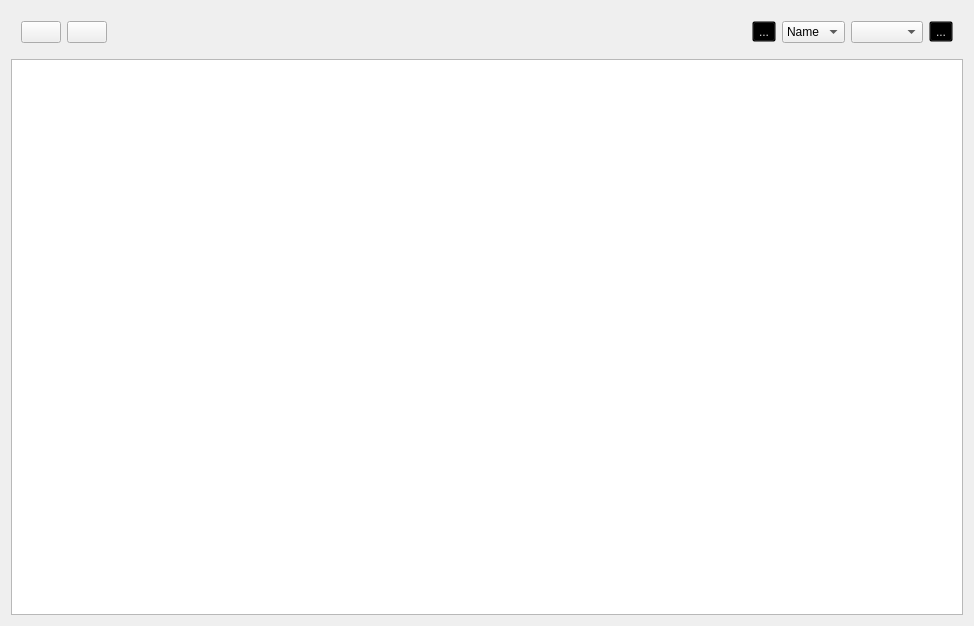
<?xml version="1.0" encoding="UTF-8"?>
<ui version="4.0">
 <class>Form</class>
 <widget class="QWidget" name="Form">
  <property name="geometry">
   <rect>
    <x>0</x>
    <y>0</y>
    <width>974</width>
    <height>626</height>
   </rect>
  </property>
  <property name="windowTitle">
   <string>Form</string>
  </property>
  <layout class="QVBoxLayout" name="verticalLayout">
   <item>
    <layout class="QHBoxLayout" name="horizontalLayout_13">
     <property name="leftMargin">
      <number>10</number>
     </property>
     <property name="topMargin">
      <number>10</number>
     </property>
     <property name="rightMargin">
      <number>10</number>
     </property>
     <property name="bottomMargin">
      <number>10</number>
     </property>
     <item>
      <widget class="QPushButton" name="btn_back">
       <property name="text">
        <string/>
       </property>
       <property name="icon">
        <iconset resource="../resources/resources.qrc">
         <normaloff>:/icons/cil-arrow-left.png</normaloff>:/icons/cil-arrow-left.png</iconset>
       </property>
      </widget>
     </item>
     <item>
      <widget class="QPushButton" name="btn_forward">
       <property name="text">
        <string/>
       </property>
       <property name="icon">
        <iconset resource="../resources/resources.qrc">
         <normaloff>:/icons/cil-arrow-right.png</normaloff>:/icons/cil-arrow-right.png</iconset>
       </property>
      </widget>
     </item>
     <item>
      <spacer name="horizontalSpacer">
       <property name="orientation">
        <enum>Qt::Orientation::Horizontal</enum>
       </property>
       <property name="sizeHint" stdset="0">
        <size>
         <width>40</width>
         <height>20</height>
        </size>
       </property>
      </spacer>
     </item>
     <item>
      <widget class="QToolButton" name="btn_gallery_sortDir">
       <property name="palette">
        <palette>
         <active>
          <colorrole role="WindowText">
           <brush brushstyle="SolidPattern">
            <color alpha="255">
             <red>221</red>
             <green>221</green>
             <blue>221</blue>
            </color>
           </brush>
          </colorrole>
          <colorrole role="Button">
           <brush brushstyle="SolidPattern">
            <color alpha="0">
             <red>0</red>
             <green>0</green>
             <blue>0</blue>
            </color>
           </brush>
          </colorrole>
          <colorrole role="Text">
           <brush brushstyle="SolidPattern">
            <color alpha="255">
             <red>221</red>
             <green>221</green>
             <blue>221</blue>
            </color>
           </brush>
          </colorrole>
          <colorrole role="ButtonText">
           <brush brushstyle="SolidPattern">
            <color alpha="255">
             <red>221</red>
             <green>221</green>
             <blue>221</blue>
            </color>
           </brush>
          </colorrole>
          <colorrole role="Base">
           <brush brushstyle="SolidPattern">
            <color alpha="0">
             <red>0</red>
             <green>0</green>
             <blue>0</blue>
            </color>
           </brush>
          </colorrole>
          <colorrole role="Window">
           <brush brushstyle="SolidPattern">
            <color alpha="0">
             <red>0</red>
             <green>0</green>
             <blue>0</blue>
            </color>
           </brush>
          </colorrole>
          <colorrole role="PlaceholderText">
           <brush brushstyle="SolidPattern">
            <color alpha="128">
             <red>221</red>
             <green>221</green>
             <blue>221</blue>
            </color>
           </brush>
          </colorrole>
          <colorrole role="Accent">
           <brush brushstyle="SolidPattern">
            <color alpha="0">
             <red>0</red>
             <green>0</green>
             <blue>0</blue>
            </color>
           </brush>
          </colorrole>
         </active>
         <inactive>
          <colorrole role="WindowText">
           <brush brushstyle="SolidPattern">
            <color alpha="255">
             <red>221</red>
             <green>221</green>
             <blue>221</blue>
            </color>
           </brush>
          </colorrole>
          <colorrole role="Button">
           <brush brushstyle="SolidPattern">
            <color alpha="0">
             <red>0</red>
             <green>0</green>
             <blue>0</blue>
            </color>
           </brush>
          </colorrole>
          <colorrole role="Text">
           <brush brushstyle="SolidPattern">
            <color alpha="255">
             <red>221</red>
             <green>221</green>
             <blue>221</blue>
            </color>
           </brush>
          </colorrole>
          <colorrole role="ButtonText">
           <brush brushstyle="SolidPattern">
            <color alpha="255">
             <red>221</red>
             <green>221</green>
             <blue>221</blue>
            </color>
           </brush>
          </colorrole>
          <colorrole role="Base">
           <brush brushstyle="SolidPattern">
            <color alpha="0">
             <red>0</red>
             <green>0</green>
             <blue>0</blue>
            </color>
           </brush>
          </colorrole>
          <colorrole role="Window">
           <brush brushstyle="SolidPattern">
            <color alpha="0">
             <red>0</red>
             <green>0</green>
             <blue>0</blue>
            </color>
           </brush>
          </colorrole>
          <colorrole role="PlaceholderText">
           <brush brushstyle="SolidPattern">
            <color alpha="128">
             <red>221</red>
             <green>221</green>
             <blue>221</blue>
            </color>
           </brush>
          </colorrole>
          <colorrole role="Accent">
           <brush brushstyle="SolidPattern">
            <color alpha="0">
             <red>0</red>
             <green>0</green>
             <blue>0</blue>
            </color>
           </brush>
          </colorrole>
         </inactive>
         <disabled>
          <colorrole role="WindowText">
           <brush brushstyle="SolidPattern">
            <color alpha="255">
             <red>221</red>
             <green>221</green>
             <blue>221</blue>
            </color>
           </brush>
          </colorrole>
          <colorrole role="Button">
           <brush brushstyle="SolidPattern">
            <color alpha="0">
             <red>0</red>
             <green>0</green>
             <blue>0</blue>
            </color>
           </brush>
          </colorrole>
          <colorrole role="Text">
           <brush brushstyle="SolidPattern">
            <color alpha="255">
             <red>221</red>
             <green>221</green>
             <blue>221</blue>
            </color>
           </brush>
          </colorrole>
          <colorrole role="ButtonText">
           <brush brushstyle="SolidPattern">
            <color alpha="255">
             <red>221</red>
             <green>221</green>
             <blue>221</blue>
            </color>
           </brush>
          </colorrole>
          <colorrole role="Base">
           <brush brushstyle="SolidPattern">
            <color alpha="0">
             <red>0</red>
             <green>0</green>
             <blue>0</blue>
            </color>
           </brush>
          </colorrole>
          <colorrole role="Window">
           <brush brushstyle="SolidPattern">
            <color alpha="0">
             <red>0</red>
             <green>0</green>
             <blue>0</blue>
            </color>
           </brush>
          </colorrole>
          <colorrole role="PlaceholderText">
           <brush brushstyle="SolidPattern">
            <color alpha="128">
             <red>221</red>
             <green>221</green>
             <blue>221</blue>
            </color>
           </brush>
          </colorrole>
          <colorrole role="Accent">
           <brush brushstyle="SolidPattern">
            <color alpha="0">
             <red>0</red>
             <green>0</green>
             <blue>0</blue>
            </color>
           </brush>
          </colorrole>
         </disabled>
        </palette>
       </property>
       <property name="text">
        <string>...</string>
       </property>
       <property name="icon">
        <iconset resource="../resources/resources.qrc">
         <normaloff>:/icons/cil-arrow-bottom.png</normaloff>
         <normalon>:/icons/cil-arrow-top.png</normalon>:/icons/cil-arrow-bottom.png</iconset>
       </property>
       <property name="checkable">
        <bool>true</bool>
       </property>
       <property name="checked">
        <bool>false</bool>
       </property>
      </widget>
     </item>
     <item>
      <widget class="QComboBox" name="cmb_gallery_sortKey">
       <item>
        <property name="text">
         <string>Name</string>
        </property>
       </item>
       <item>
        <property name="text">
         <string>Date</string>
        </property>
       </item>
       <item>
        <property name="text">
         <string>Size</string>
        </property>
       </item>
      </widget>
     </item>
     <item>
      <widget class="QComboBox" name="cmb_gallery_size"/>
     </item>
     <item>
      <widget class="QToolButton" name="btn_gallery_view">
       <property name="palette">
        <palette>
         <active>
          <colorrole role="WindowText">
           <brush brushstyle="SolidPattern">
            <color alpha="255">
             <red>221</red>
             <green>221</green>
             <blue>221</blue>
            </color>
           </brush>
          </colorrole>
          <colorrole role="Button">
           <brush brushstyle="SolidPattern">
            <color alpha="0">
             <red>0</red>
             <green>0</green>
             <blue>0</blue>
            </color>
           </brush>
          </colorrole>
          <colorrole role="Text">
           <brush brushstyle="SolidPattern">
            <color alpha="255">
             <red>221</red>
             <green>221</green>
             <blue>221</blue>
            </color>
           </brush>
          </colorrole>
          <colorrole role="ButtonText">
           <brush brushstyle="SolidPattern">
            <color alpha="255">
             <red>221</red>
             <green>221</green>
             <blue>221</blue>
            </color>
           </brush>
          </colorrole>
          <colorrole role="Base">
           <brush brushstyle="SolidPattern">
            <color alpha="0">
             <red>0</red>
             <green>0</green>
             <blue>0</blue>
            </color>
           </brush>
          </colorrole>
          <colorrole role="Window">
           <brush brushstyle="SolidPattern">
            <color alpha="0">
             <red>0</red>
             <green>0</green>
             <blue>0</blue>
            </color>
           </brush>
          </colorrole>
          <colorrole role="PlaceholderText">
           <brush brushstyle="SolidPattern">
            <color alpha="128">
             <red>221</red>
             <green>221</green>
             <blue>221</blue>
            </color>
           </brush>
          </colorrole>
          <colorrole role="Accent">
           <brush brushstyle="SolidPattern">
            <color alpha="0">
             <red>40</red>
             <green>44</green>
             <blue>52</blue>
            </color>
           </brush>
          </colorrole>
         </active>
         <inactive>
          <colorrole role="WindowText">
           <brush brushstyle="SolidPattern">
            <color alpha="255">
             <red>221</red>
             <green>221</green>
             <blue>221</blue>
            </color>
           </brush>
          </colorrole>
          <colorrole role="Button">
           <brush brushstyle="SolidPattern">
            <color alpha="0">
             <red>0</red>
             <green>0</green>
             <blue>0</blue>
            </color>
           </brush>
          </colorrole>
          <colorrole role="Text">
           <brush brushstyle="SolidPattern">
            <color alpha="255">
             <red>221</red>
             <green>221</green>
             <blue>221</blue>
            </color>
           </brush>
          </colorrole>
          <colorrole role="ButtonText">
           <brush brushstyle="SolidPattern">
            <color alpha="255">
             <red>221</red>
             <green>221</green>
             <blue>221</blue>
            </color>
           </brush>
          </colorrole>
          <colorrole role="Base">
           <brush brushstyle="SolidPattern">
            <color alpha="0">
             <red>0</red>
             <green>0</green>
             <blue>0</blue>
            </color>
           </brush>
          </colorrole>
          <colorrole role="Window">
           <brush brushstyle="SolidPattern">
            <color alpha="0">
             <red>0</red>
             <green>0</green>
             <blue>0</blue>
            </color>
           </brush>
          </colorrole>
          <colorrole role="PlaceholderText">
           <brush brushstyle="SolidPattern">
            <color alpha="128">
             <red>221</red>
             <green>221</green>
             <blue>221</blue>
            </color>
           </brush>
          </colorrole>
          <colorrole role="Accent">
           <brush brushstyle="SolidPattern">
            <color alpha="0">
             <red>40</red>
             <green>44</green>
             <blue>52</blue>
            </color>
           </brush>
          </colorrole>
         </inactive>
         <disabled>
          <colorrole role="WindowText">
           <brush brushstyle="SolidPattern">
            <color alpha="255">
             <red>221</red>
             <green>221</green>
             <blue>221</blue>
            </color>
           </brush>
          </colorrole>
          <colorrole role="Button">
           <brush brushstyle="SolidPattern">
            <color alpha="0">
             <red>0</red>
             <green>0</green>
             <blue>0</blue>
            </color>
           </brush>
          </colorrole>
          <colorrole role="Text">
           <brush brushstyle="SolidPattern">
            <color alpha="255">
             <red>221</red>
             <green>221</green>
             <blue>221</blue>
            </color>
           </brush>
          </colorrole>
          <colorrole role="ButtonText">
           <brush brushstyle="SolidPattern">
            <color alpha="255">
             <red>221</red>
             <green>221</green>
             <blue>221</blue>
            </color>
           </brush>
          </colorrole>
          <colorrole role="Base">
           <brush brushstyle="SolidPattern">
            <color alpha="0">
             <red>0</red>
             <green>0</green>
             <blue>0</blue>
            </color>
           </brush>
          </colorrole>
          <colorrole role="Window">
           <brush brushstyle="SolidPattern">
            <color alpha="0">
             <red>0</red>
             <green>0</green>
             <blue>0</blue>
            </color>
           </brush>
          </colorrole>
          <colorrole role="PlaceholderText">
           <brush brushstyle="SolidPattern">
            <color alpha="128">
             <red>221</red>
             <green>221</green>
             <blue>221</blue>
            </color>
           </brush>
          </colorrole>
          <colorrole role="Accent">
           <brush brushstyle="SolidPattern">
            <color alpha="0">
             <red>40</red>
             <green>44</green>
             <blue>52</blue>
            </color>
           </brush>
          </colorrole>
         </disabled>
        </palette>
       </property>
       <property name="text">
        <string>...</string>
       </property>
       <property name="icon">
        <iconset resource="../resources/resources.qrc">
         <normaloff>:/icons/cil-size-grip.png</normaloff>
         <normalon>:/icons/cil-featured-playlist.png</normalon>:/icons/cil-size-grip.png</iconset>
       </property>
       <property name="checkable">
        <bool>true</bool>
       </property>
       <property name="checked">
        <bool>true</bool>
       </property>
      </widget>
     </item>
    </layout>
   </item>
   <item>
    <widget class="QListView" name="galleryList">
     <property name="sizePolicy">
      <sizepolicy hsizetype="Expanding" vsizetype="Expanding">
       <horstretch>0</horstretch>
       <verstretch>0</verstretch>
      </sizepolicy>
     </property>
     <property name="lineWidth">
      <number>0</number>
     </property>
     <property name="dragEnabled">
      <bool>true</bool>
     </property>
     <property name="dragDropMode">
      <enum>QAbstractItemView::DragDropMode::DragOnly</enum>
     </property>
     <property name="defaultDropAction">
      <enum>Qt::DropAction::MoveAction</enum>
     </property>
    </widget>
   </item>
  </layout>
 </widget>
 <resources>
  <include location="../resources/resources.qrc"/>
 </resources>
 <connections/>
</ui>
